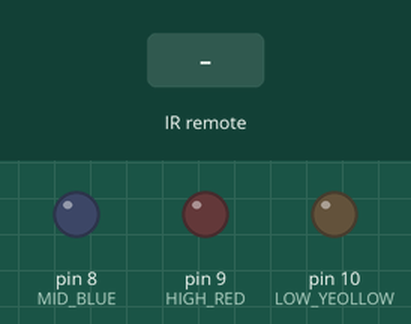
Simulated run of this sketch. Board: Arduino Uno, built with avr-gcc and run on an emulated ATmega328P. On the bench: output pins drawn as LEDs (lit = HIGH). The test bench sets the inputs (shaded band). Pins used as bus, display or sensor lines are not drawn; what the sketch prints to the serial monitor is not drawn.

Above: at 1.2 s.
1.3 s: infrared code 0x38863BE0 received
At 3.5 s:
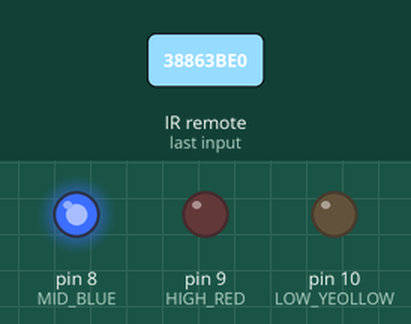
3.8 s: infrared code 0x38863BD0 received
At 4.7 s:
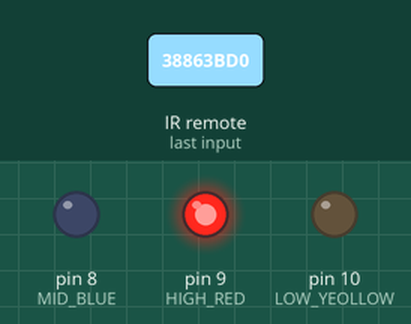
5.3 s: infrared code 0x38863BF0 received
At 5.9 s:
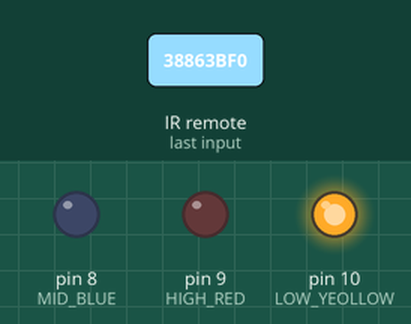
6.8 s: infrared code 0x38863BD2 received
At 8.2 s:
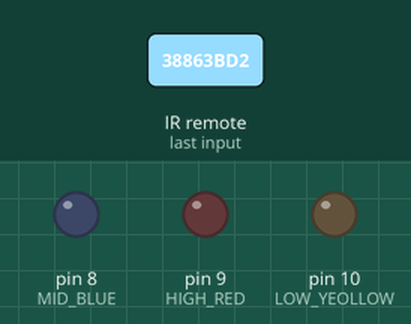
Timing chart, 0 to 9.3 s (numbered marks = the images above; inputs shaded):
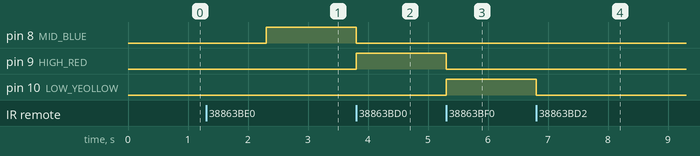

Measured:
- after the input at 1.3 s, pin 8 (MID_BLUE): LOW → HIGH after 1.0 s
- after the input at 3.8 s, pin 8 (MID_BLUE): HIGH → LOW at once; pin 9 (HIGH_RED): LOW → HIGH at once
- after the input at 5.3 s, pin 9 (HIGH_RED): HIGH → LOW at once; pin 10 (LOW_YEOLLOW): LOW → HIGH at once
- after the input at 6.8 s, pin 10 (LOW_YEOLLOW): HIGH → LOW at once

The sketch:

1.ino
```cpp
#include <IRremote.h>

int RECV_PIN = 7;
IRrecv irrecv(RECV_PIN);
decode_results results;


void setup()
{
  Serial.begin(9600);
  irrecv.enableIRIn(); // Start the receiver

  pinMode(6,OUTPUT); // RESET PIN
  pinMode(9,OUTPUT); //HIGH RED
  pinMode(8,OUTPUT); // MID BLUE
  pinMode(10,OUTPUT); // LOW YEOLLOW

  digitalWrite(6,HIGH);
  digitalWrite(8,LOW);
  digitalWrite(9,LOW);
  digitalWrite(10,LOW);


}


void loop() {


  if (irrecv.decode(&results)) {
    Serial.println(results.value, HEX);
    irrecv.resume(); // Receive the next value


    if (results.value == 0x38863BE0)

    {
   //Serial.print('A');
   digitalWrite(6,LOW);
   digitalWrite(8,LOW);
   digitalWrite(9,LOW);
   digitalWrite(10,LOW);
   delay(1000);
   digitalWrite(6,HIGH);
   digitalWrite(8,HIGH);
   Serial.print('A');

   }


    if (results.value == 0x38863BD0)

     {

     digitalWrite(6,LOW);
     digitalWrite(8,LOW);
     digitalWrite(9,LOW);
     digitalWrite(10,LOW);
     delay(1);
     digitalWrite(6,HIGH);
     Serial.print('B');
     digitalWrite(9,HIGH);
}

 if (results.value == 0x38863BF0)

     {

     digitalWrite(6,LOW);
     digitalWrite(8,LOW);
     digitalWrite(9,LOW);
     digitalWrite(10,LOW);
     delay(1);
     digitalWrite(6,HIGH);
     Serial.print('C');
     digitalWrite(10,HIGH);
}


 if (results.value == 0x38863BD2
)

    {


     digitalWrite(6,LOW);
     digitalWrite(8,LOW);
     digitalWrite(9,LOW);
     digitalWrite(10,LOW);
     delay(1);
     digitalWrite(6,HIGH);

    }


  }


}
```
